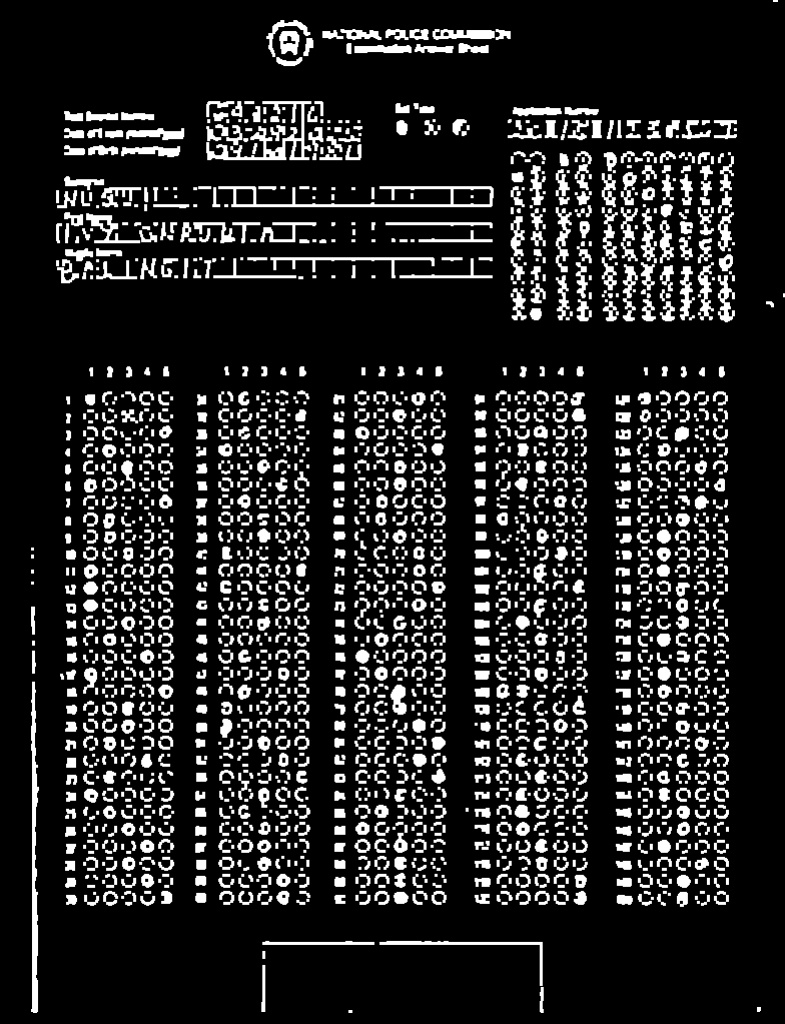
#> input picture debug_output/aligned.jpg, 785 x 1024 px
$ python generate_precise_template.py
#> lines starting #> are read from the running program, lines starting #| are printed output that depends on the picture; after the words box and inside, x2 and y2 are one past the last pixel; in counts of white or black regions, pixels touching at a corner belong together
#!/usr/bin/env python3
"""
This script generates a precise template for the NAPOLCOM answer sheet
by analyzing the sample images in the debug_output directory.
"""

import cv2
import numpy as np
import json
import os
import sys
import logging

logging.basicConfig(level=logging.INFO)
logger = logging.getLogger(__name__)

# Constants from processor.py
REFERENCE_WIDTH = 785
REFERENCE_HEIGHT = 1024

def analyze_grid(image_path, output_template_path):
    """
    Analyze the aligned image to automatically detect the grid pattern
    and generate a precise template.
    """
#> called with image_path = 'debug_output/aligned.jpg', output_template_path = 'template_precise.json'
    # Load the aligned image (should be binary)
    if not os.path.exists(image_path):
        logger.error(f"Image not found: {image_path}")
        return False

    img = cv2.imread(image_path, cv2.IMREAD_GRAYSCALE)
#> img is the input picture: shape (1024, 785); min 0, max 255, mean 37.4
    if img is None:
        logger.error(f"Failed to load image: {image_path}")
        return False

    # Create output directory for debug images
    debug_dir = "template_debug"
    os.makedirs(debug_dir, exist_ok=True)

    # Save a copy of the input image
    cv2.imwrite(f"{debug_dir}/input.jpg", img)

    # Create template structure
    template = {
        "text_boxes": {
            "test_booklet_number": [60, 95, 225, 40],
            "date_of_exam": [307, 95, 225, 40],
            "date_of_birth": [554, 95, 225, 40],
            "surname": [60, 150, 665, 38],
            "first_name": [60, 198, 665, 38],
            "middle_name": [60, 246, 665, 38],
            "application_number": [570, 40, 155, 170]
        },
        "set_type_bubbles": {
            "A": [365, 40, 30, 30],
            "B": [395, 40, 30, 30],
            "C": [425, 40, 30, 30]
        },
        "bubbles": {}
    }

    # Use horizontal projection to find rows of bubbles
    horizontal_projection = np.sum(img, axis=1)
#> horizontal_projection = 1024 values, max 102869 at index 205, min 0 at index 8, mean 29376.4

    # Normalize for visualization
    norm_projection = horizontal_projection / np.max(horizontal_projection) * 255
#> norm_projection = 1024 values, max 255 at index 205, min 0 at index 8, mean 72.82
    projection_img = np.zeros((REFERENCE_HEIGHT, 300), dtype=np.uint8)
    for i, val in enumerate(norm_projection):
        cv2.line(projection_img, (0, i), (int(val), i), 255, 1)
#> this loop made 1024 passes
#> val on passes 1 to 3: 3.19, 3.21, 0.0198
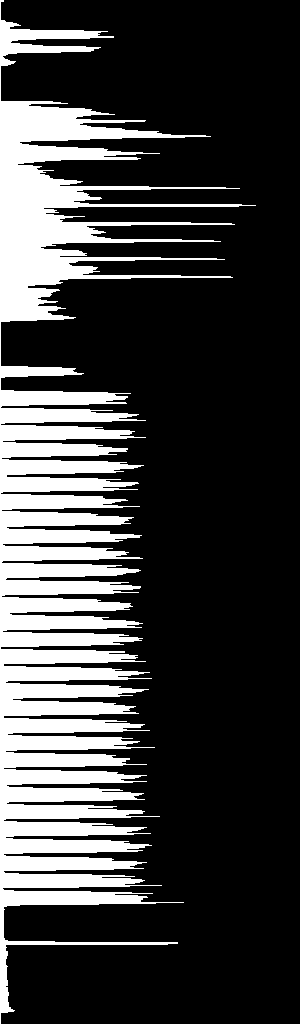
#> projection_img: shape (1024, 300); 24.5% white; 1 white region, box (x1, y1, x2, y2) and area: (0, 0, 256, 1024) 75117

    cv2.imwrite(f"{debug_dir}/horizontal_projection.jpg", projection_img)

    # Determine the grid region (skip header area)
    grid_start_y = 300  # Approximate start of grid based on README
    grid_end_y = 1000   # Approximate end of grid

    # Find local maxima in the horizontal projection within the grid region
    # These indicate rows of bubbles
    row_positions = []
    for y in range(grid_start_y, grid_end_y):
        # Check if this is a local maximum
        if (horizontal_projection[y] > horizontal_projection[y-1] and
            horizontal_projection[y] > horizontal_projection[y+1] and
            horizontal_projection[y] > np.mean(horizontal_projection[grid_start_y:grid_end_y])):
            row_positions.append(y)
#> after the loop, row_positions = 100 values from 373 to 942

    # If too many potential rows, filter them further (take top 30 by intensity)
    if len(row_positions) > 30:
        row_intensities = [(y, horizontal_projection[y]) for y in row_positions]
#> row_intensities = 100 pairs, first value 373 to 942, second value 33572 to 73891
        row_intensities.sort(key=lambda x: x[1], reverse=True)
        row_positions = [y for y, _ in row_intensities[:30]]
#> row_positions = 30 values, max 942 at index 1, min 420 at index 19, mean 755.2
        row_positions.sort()  # Sort back by y-position

    # Use vertical projection to find columns
    vertical_projection = np.sum(img, axis=0)
#> vertical_projection = 785 values, max 102122 at index 33, min 0 at index 0, mean 38320.4

    # Normalize for visualization
    norm_projection = vertical_projection / np.max(vertical_projection) * 255
#> norm_projection = 785 values, max 255 at index 33, min 0 at index 0, mean 95.69
    projection_img = np.zeros((300, REFERENCE_WIDTH), dtype=np.uint8)
    for i, val in enumerate(norm_projection):
        cv2.line(projection_img, (i, 299), (i, 299-int(val)), 255, 1)
#> this loop made 785 passes
#> val on passes 1 to 3: 0, 0, 0
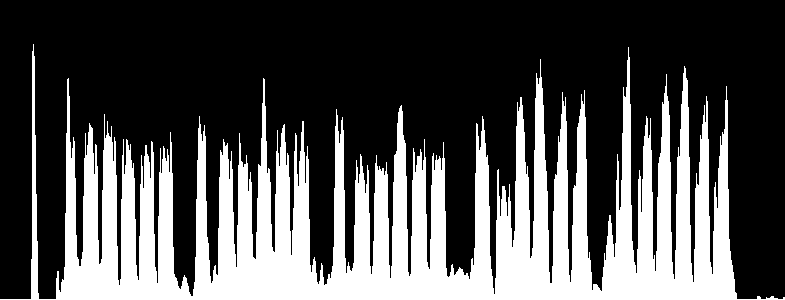
#> projection_img: shape (300, 785); 32.1% white; 1 white region, box (x1, y1, x2, y2) and area: (0, 44, 785, 300) 75541

    cv2.imwrite(f"{debug_dir}/vertical_projection.jpg", projection_img)

    # Find columns (should have 5 main columns)
    column_start_x = 50   # Approximate start x based on README
    column_end_x = 735    # Approximate end x
    column_width = (column_end_x - column_start_x) / 5

    column_positions = []
    for col in range(5):
        col_center = int(column_start_x + (col + 0.5) * column_width)
        column_positions.append(col_center)

    # Create debug image to visualize the detected grid
    grid_img = cv2.cvtColor(img, cv2.COLOR_GRAY2BGR)

    # Draw rows
    for y in row_positions:
        cv2.line(grid_img, (0, y), (REFERENCE_WIDTH, y), (0, 255, 0), 1)
#> this loop made 30 passes
#> y on passes 1 to 12: 420, 437, 465, 623, 638, 661, 672, 678, 689, 724, 730, 747
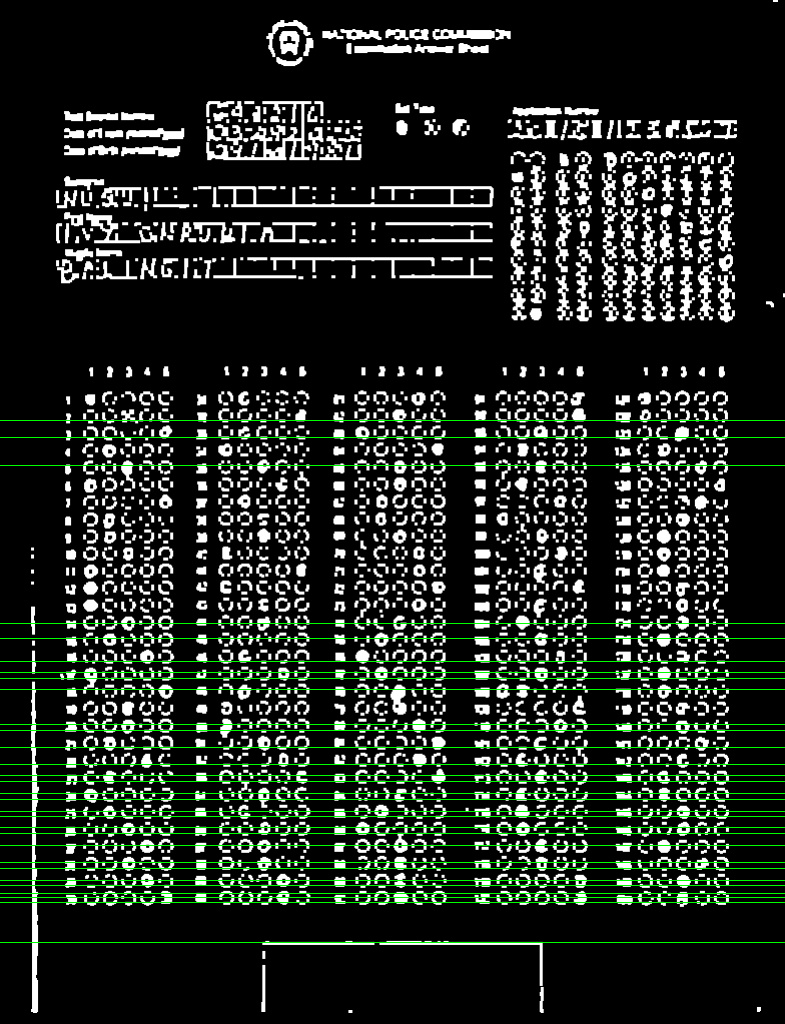
#> grid_img: shape (1024, 785, 3); 2.93% of pixels changed, all inside (x1, y1, x2, y2) = (0, 420, 785, 943)

    # Draw columns
    for x in column_positions:
        cv2.line(grid_img, (x, 0), (x, REFERENCE_HEIGHT), (0, 0, 255), 1)
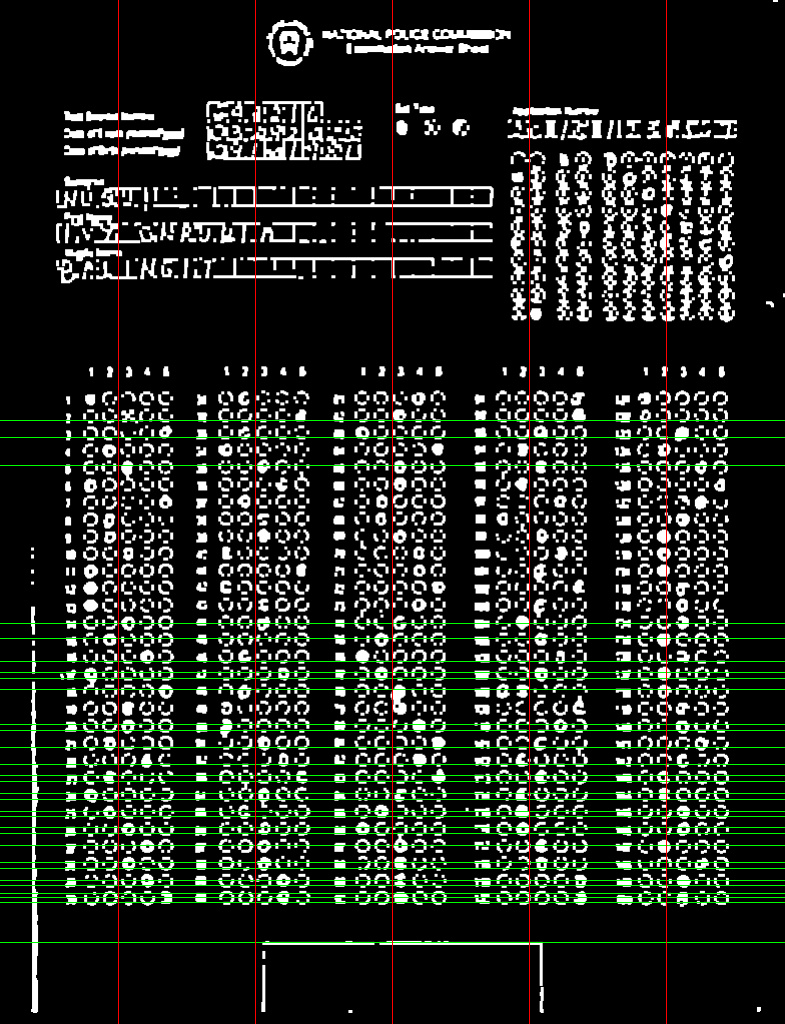
#> grid_img: shape (1024, 785, 3); 0.64% of pixels changed, all inside (x1, y1, x2, y2) = (118, 0, 667, 1024)

    cv2.imwrite(f"{debug_dir}/detected_grid.jpg", grid_img)

    # Calculate bubble positions based on detected grid
    bubble_radius = 7  # Half the bubble size

    # For each row and column, find the 5 bubble positions (5 options per question)
    # and add them to the template
    for row_idx, row_y in enumerate(row_positions):
        for col_idx, col_x in enumerate(column_positions):
            # Calculate question number (1-150)
            q_num = col_idx * 30 + row_idx + 1

            # For each option (1-5) in the question
            option_width = column_width / 5
            template["bubbles"][str(q_num)] = {}

            for opt in range(1, 6):
                # Calculate the center of the bubble
                option_center_x = int(col_x - column_width/2 + (opt - 0.5) * option_width)

                # Define the bubble region (square for simplicity)
                x1 = option_center_x - bubble_radius
                y1 = row_y - bubble_radius
                w = bubble_radius * 2
                h = bubble_radius * 2

                template["bubbles"][str(q_num)][str(opt)] = [x1, y1, w, h]

                # Draw the bubble on the debug image
                color = (255, 0, 255)  # Magenta for bubble regions
                cv2.rectangle(grid_img, (x1, y1), (x1+w, y1+h), color, 1)

                # Add question/option number for first few questions
                if q_num <= 5:
                    cv2.putText(grid_img, f"{q_num}.{opt}", (x1, y1-5),
                                cv2.FONT_HERSHEY_SIMPLEX, 0.3, color, 1)
#> this loop made 30 passes
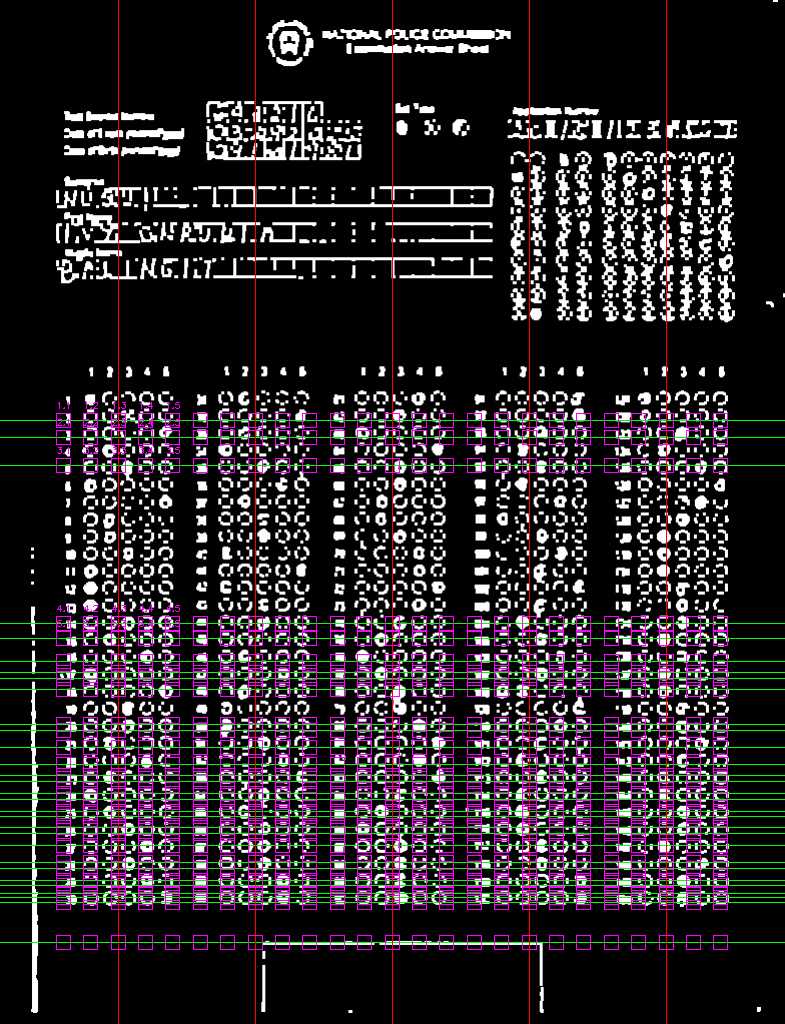
#> grid_img: shape (1024, 785, 3); 4.51% of pixels changed, all inside (x1, y1, x2, y2) = (56, 402, 728, 950)
#> after the loop, template = 3 items

    # Save the debug image with all bubbles
    cv2.imwrite(f"{debug_dir}/detected_bubbles.jpg", grid_img)

    # Save the template to file
    with open(output_template_path, 'w') as f:
        json.dump(template, f, indent=2)

    logger.info(f"Template saved to {output_template_path}")
    logger.info(f"Found {len(row_positions)} rows and {len(column_positions)} columns")

    return True

if __name__ == "__main__":
    # Check for aligned image in debug_output directory
    aligned_path = "debug_output/aligned.jpg"

    if not os.path.exists(aligned_path):
        logger.error(f"Aligned image not found: {aligned_path}")
        logger.error("Please process a sample image first using the API or main.py")
        sys.exit(1)

    output_path = "template_precise.json"
    if len(sys.argv) > 1:
        output_path = sys.argv[1]

    if analyze_grid(aligned_path, output_path):
        logger.info("Template generation successful!")
        logger.info("To use the new template:")
        logger.info(f"1. Edit api.py to use '{output_path}' instead of 'template.json'")
        logger.info(f"2. Or run: python main.py samples/*.jpg --out results.csv --template {output_path}")
    else:
        logger.error("Template generation failed")
        sys.exit(1)
